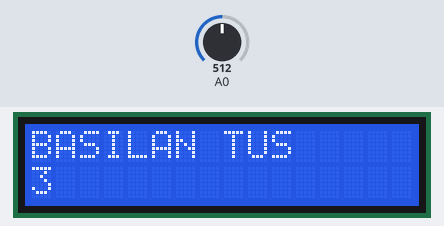
This sketch was run on a simulated Arduino Uno, built with avr-gcc and run on an emulated ATmega328P. Shown: 16×2 character LCD. Inputs (shaded band) come from the test bench; at power-on: A0 = 512.

Above: at 1.2 s.
1.3 s: A0 set to 565
At 2.2 s:
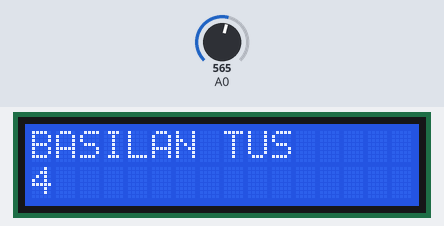
2.8 s: A0 set to 370
At 3.3 s:
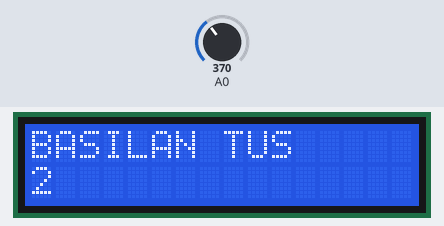
4.3 s: A0 set to 185
At 5.7 s:
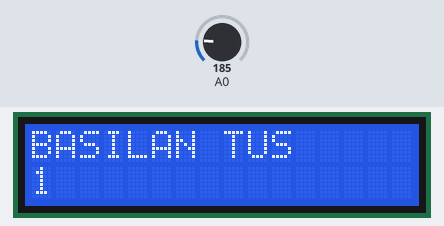
Timing chart, 0 to 7.3 s (numbered marks = the images above; inputs shaded):
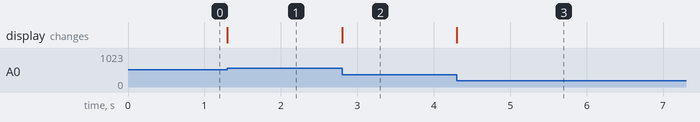

Measured:
- after the input at 1.3 s, the display: changes at once (image 1)
- after the input at 2.8 s, the display: changes at once (image 2)
- after the input at 4.3 s, the display: changes at once (image 3)

The sketch:

Shield_buton_kullanimi.ino
```cpp
#include <LiquidCrystal.h> // KÜTÜPHANE DOSYASI EKLENDİ
LiquidCrystal lcd(8, 9, 4, 5, 6, 7); // RS, En, D4, D5, D6, D7

int okunan=0;
int deger=0;

#define sag 0
#define ust 1
#define alt 2
#define sol 3
#define secim 4
#define yok 5

// Tuş oku Fonksiyonu
int tus_oku ()
{
okunan=analogRead(0);
if (okunan > 1000) return yok;
if (okunan <50) return sag;
if (okunan < 195) return ust;
if (okunan <380) return alt;
if (okunan < 555) return sol;
if (okunan < 790) return secim;
return yok;
}
void setup()
{
  lcd.begin(16,2);
  lcd.clear();
}
void loop()
{
  lcd.setCursor(0,0);
  lcd.print("BASILAN TUS");
  lcd.setCursor(0,1);
  deger=tus_oku();
  lcd.print(deger);
}
```
